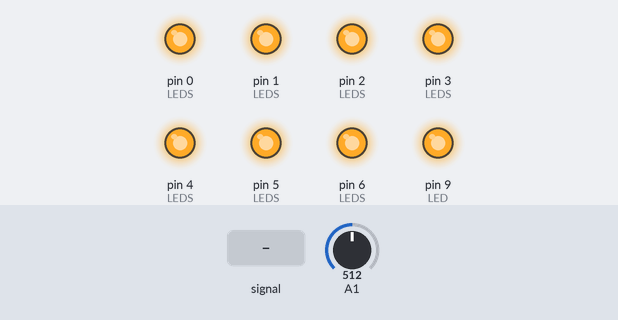
The sketch below on a simulated Arduino Uno, built with avr-gcc and run on an emulated ATmega328P. Shown: output pins drawn as LEDs (lit = HIGH). Dashed ring = blinking. The test bench sets the inputs (shaded band); at power-on: A1 = 512.

Above: at 0.8 s.
0.9 s: A1 fed a 2 Hz sine of ±306 counts around its level
At 1.14 s:
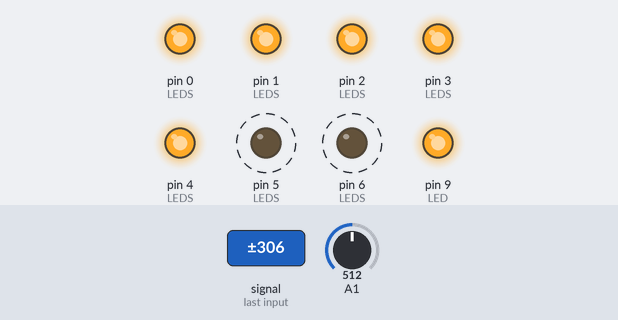
3.9 s: A1 set to 900
At 4.9 s:
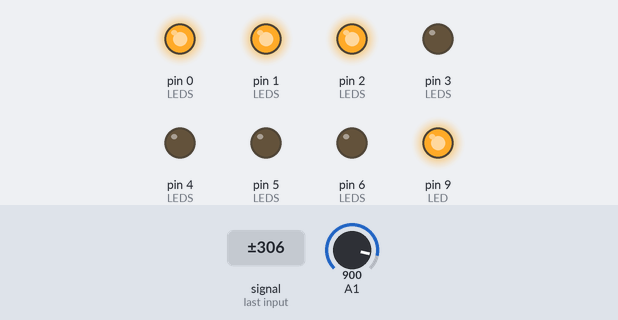
5.4 s: A1 fed a 200 Hz sine of ±81 counts around its level
At 6.6 s:
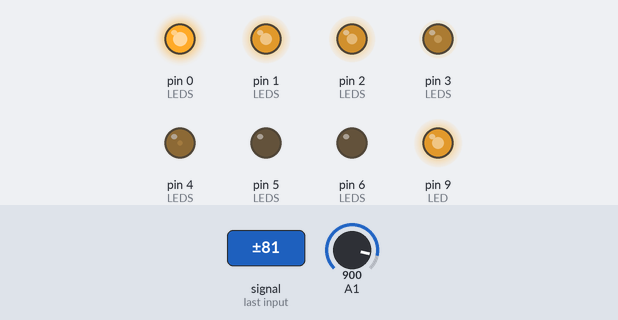
6.9 s: A1 set to 1023
At 8.1 s:
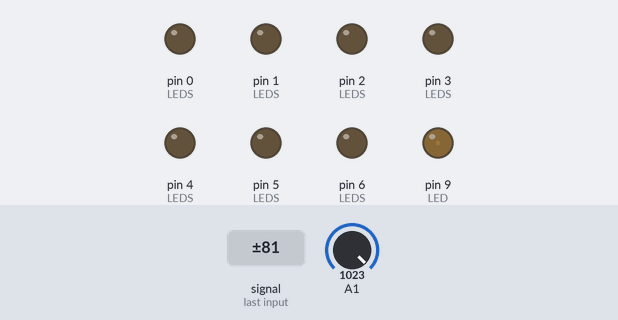
8.4 s: A1 set to 992
9.9 s: A1 set to 974
At 10.5 s:
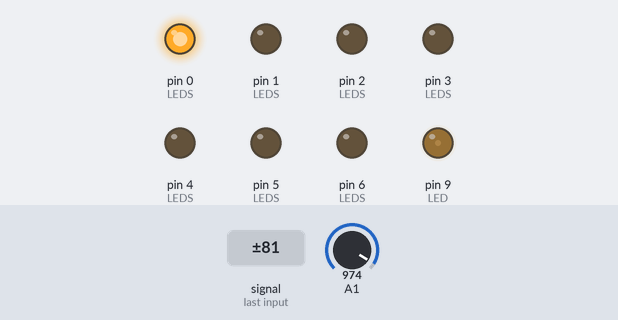
Timing chart, 0 to 12.4 s (numbered marks = the images above; inputs shaded):
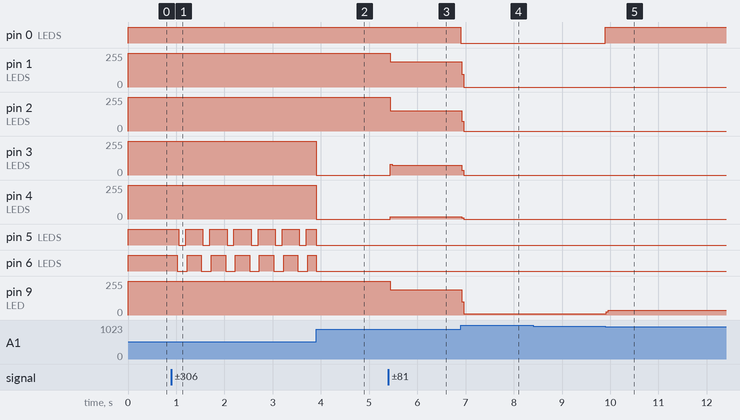

The sketch:

Task2.ino
```cpp
#include <avr/io.h>
#include <avr/interrupt.h>

#define LED_ON     PORTB |= (1<<PORTB1);
#define LED_OFF    PORTB &= ~(1<<PORTB1);


void LEDS(void);

// Valores del ADC
long v0 = 983;  // -12
long v1 = 956;  //  0
long v2 = 922;  //  12
long v3 = 850;  //  24
long v4 = 820;  //  36
long v5 = 702;  //  48
long v6 = 600;  //  60


uint16_t val_ADC;


////////// INTERRUPCIONES //////////

ISR(ADC_vect) // ADC
{
  val_ADC = ADC;
}

ISR(TIMER1_COMPA_vect) // Prendido y apagado de del LED
{
  LED_ON
}

ISR(TIMER1_COMPB_vect)
{
  LED_OFF
}

////////// TIMERS //////////

void PWM_Init( void ){

  TCCR1B |= (1<< CS10) | (1<<WGM12); // No prescalar, In CTC mode the counter is cleared to zero when the counter value (TCNT1) matches either the OCR1A.
                                     // Normal mode: Cuenta hasta su valor máximo y vuelve a setearse a 0
                                     // Fast PWM: Se preocupa de trabajar a altas frecuencias
                                     // Phase Correct PWM Mode: Preocupado de conmutar cuando debe
                                     // Phase and Frequency Correct PWM Mode: provides a high resolution phase and frequency correct PWM waveform generation option
  TIMSK1 |= (1<<OCIE1A) | (1<<OCIE1B); // The Timer/Counter1 Output Compare A Match interrupt is enabled.
  OCR1A = (F_CPU/(10000*2*1)-1); // Periodo de la PWM
  OCR1B = 0;  //
}

////////// ADC //////////

void ADC_init(void){
  // Set up del mux
  ADMUX |= (1<<REFS0) | (1<<MUX0); // Voltaje de referencia pag 317. REFS0 = 1 para voltaje de ref sea Vcc
                                   // ADC input channel (ADC1). Buscando ADC1, notamos que está conectado al pin PC1
                                   // MUX0 = 1 es para seleccionar el ADC1

  // Set up del registro de control de status, para el reloj
  ADCSRA |= (1<<ADEN) | (1<<ADSC) | (1<<ADATE) | (1<<ADIE) | (1<<ADPS0) | (1<<ADPS1) | (1<<ADPS2);
                                   // Página 249.
                                   // ADEN: Writing this bit to one enables the ADC.
                                   // ADSC: write this bit to one to start each conversion.
                                   // ADATE: When this bit is written to one, Auto Triggering of the ADC is enabled.
                                   // ADIF: This bit is set when an ADC conversion completes and the Data Registers are updated. NO LO QUEREMOS
                                   // ADIE: the ADC Conversion Complete Interrupt is activated.
                                   // ADPS0, ADPS1 y ADPS2 Aparecen en la tabla 25-5 (pág 250)
                                   // Necesitabamos una frecuencia entre 50 kHz a 200 kHz para tener buena resolución. Como alimentamos el AVR
                                   // Con 5V, CPU_Freq es de 16MHz y notamos que 16M/128 = 125k :). Con ADPS0, ADPS1 y ADPS2 en 1, el divisor de clk es 128.

  // Setup de las interrupciones
  sei(); // Ver la segunda parte de programación
}


int main(void)
{
  DDRB |= (1<<DDB1);
  DDRD |= (1<<DDD0) | (1<<DDD1) | (1<<DDD2) | (1<<DDD3) | (1<<DDD4) | (1<<DDD5) | (1<<DDD6) ; //PORTD 0-6 Output
  PORTD &= ~(1<<PORTD0) & ~(1<<PORTD1) & ~(1<<PORTD2) & ~(1<<PORTD3) & ~(1<<PORTD4) & ~(1<<PORTD5) & ~(1<<PORTD6); //LEDS low

  ADC_init();
  PWM_Init();
    while (1)
    {
    LEDS();
    }
  return 0;
}

void LEDS(void)
{
  if (val_ADC <= v6)
  {
    PORTD |= (1<<PORTD6) | (1<<PORTD0) | (1<<PORTD1) | (1<<PORTD2) | (1<<PORTD3) | (1<<PORTD4) | (1<<PORTD5);
    OCR1B = 7999 ;
  }
  else if (val_ADC <= v5)
  {
    PORTD |= (1 << PORTD5) | (1 << PORTD0) | (1 << PORTD1) | (1 << PORTD2) | (1 << PORTD3) | (1 << PORTD4);
    PORTD &= ~(1 << PORTD6);
    OCR1B = 5870 ;
  }
  else if (val_ADC <= v4)
  {
    PORTD |= (1 << PORTD4) | (1 << PORTD0) | (1 << PORTD1) | (1 << PORTD2) | (1 << PORTD3);
    PORTD &= ~(1 << PORTD5) & ~(1 << PORTD6);
    OCR1B = 4124 ;
  }
  else if (val_ADC <= v3)
  {
    PORTD |= (1 << PORTD3) | (1 << PORTD0) | (1 << PORTD1) | (1 << PORTD2);
    PORTD &= ~(1 << PORTD5) & ~(1 << PORTD4) & ~(1 << PORTD6);
    OCR1B = 2574 ;
  }
  else if (val_ADC <= v2)
  {
    PORTD |= (1 << PORTD2) | (1 << PORTD0) | (1 << PORTD1);
    PORTD &= ~(1 << PORTD5) & ~(1 << PORTD4) & ~(1 << PORTD3) & ~(1 << PORTD6);
    OCR1B = 1265 ;
  }
  else if (val_ADC <= v1)
  {
    PORTD |= (1 << PORTD1) | (1 << PORTD0);
    PORTD &= ~(1 << PORTD5) & ~(1 << PORTD4) & ~(1 << PORTD3) & ~(1 << PORTD2) & ~(1 << PORTD6);
    OCR1B = 568 ;
  }
  else if (val_ADC <= v0)
  {
    PORTD |= (1 << PORTD0);
    PORTD &= ~(1 << PORTD1) & ~(1 << PORTD2) & ~(1 << PORTD3) & ~(1 << PORTD4) & ~(1 << PORTD5) & ~(1 << PORTD6);
    OCR1B = 100 ;
  }
  else
  {
    PORTD &= ~(1<<PORTD1) & ~(1<<PORTD2) & ~(1<<PORTD3) & ~(1<<PORTD4) & ~(1<<PORTD5) & ~(1<<PORTD0) & ~(1<<PORTD6);
    OCR1B = 0 ;
  }
}
```

Measured:
- the behaviour switches between 984 and 983 on A1 (found by bisection; images 4 and 5)
- after the input at 0.9 s, pin 5 (LEDS): alternates HIGH for 0.36 s and LOW for 0.14 s, starting after 0.15 s; pin 6 (LEDS): alternates HIGH for 0.30 s and LOW for 0.20 s, starting after 0.12 s
- after the input at 3.9 s, pin 3 (LEDS), pin 4 (LEDS): 255/255 → 0/255 at once
- after the input at 5.4 s, pin 1 (LEDS): 255/255 → 188/255 at once; pin 2 (LEDS): 255/255 → 152/255 at once; pin 3 (LEDS): 0/255 → 74/255 at once; pin 4 (LEDS): 0/255 → 18/255 at once; pin 9 (LED): 255/255 → 189/255 at once
- after the input at 6.9 s, pin 0 (LEDS): HIGH → LOW at once; pin 1 (LEDS): 188/255 → 0/255 at once; pin 2 (LEDS): 152/255 → 0/255 at once; pin 3 (LEDS): 74/255 → 0/255 at once; pin 4 (LEDS): 18/255 → 0/255 at once
- after the input at 8.4 s, every drawn part: stays the same
- after the input at 9.9 s, pin 0 (LEDS): LOW → HIGH at once; pin 9 (LED): 10/255 → 35/255 at once
